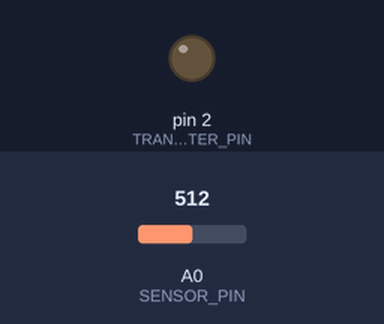
The sketch below on a simulated Arduino Uno, built with avr-gcc and run on an emulated ATmega328P. Shown: output pins drawn as LEDs (lit = HIGH). The inputs (shaded band) are chosen by the test bench; at power-on: A0 (SENSOR_PIN) = 512. What the sketch prints to the serial monitor is not drawn.

Above: at 0.1 s.
At 21.0 s:
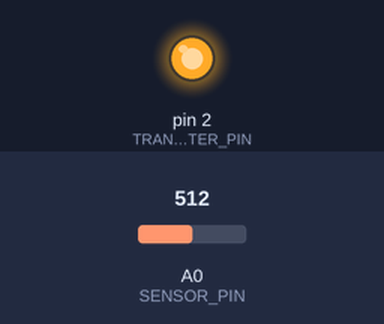
Timing chart, 0 to 22.5 s (numbered marks = the images above):
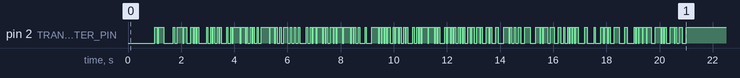

The sketch:

lifi-measurements.ino
```cpp
//Header file with bit-array to be transmitted
#include "lifi-measurements.h"

//Constants
int const HIGH_THRESHOLD = 100;
int const DELAY = 50;
int const SENSOR_PIN = A0;
int const TRANSMITTER_PIN = 2;

//Global variables
short recData [400];
int errors = 0;
int i = 0;

//Setup required for arduino
void setup() {
    Serial.begin(115200);
    pinMode(TRANSMITTER_PIN, OUTPUT);
    pinMode(SENSOR_PIN, INPUT);

    delay(1000);

    //Take measurements by transmitting data
    measurements();

    //Calculate the amount of errors after transmission is finished
    errorCalc();

    //Print results
    Serial.print("Errors: ");
    Serial.println(errors);
}

//Endless loop required for arduino
void loop() {

}

//Sends the data and saves the received data
void measurements() {
    for(i = 0; i < sizeof(data); i++) {
	digitalWrite(TRANSMITTER_PIN, data[i]);
	delay(DELAY);
	recData[i] = analogRead(SENSOR_PIN);
    }
}

//Calculates the amount of received errors
void errorCalc(){
    errors = 0;
    for(i = 0; i < sizeof(data); i++) {
	if (data[i] == 1) {
	    if (recData[i] < HIGH_THRESHOLD) {
		errors++;
	    }
	} else if (data[i] == 0) {
	    if (recData[i] >= HIGH_THRESHOLD) {
		errors++;
	    }
	}
    }
}
```

Source omitted: -measurements.h (data table, 1221 bytes)
